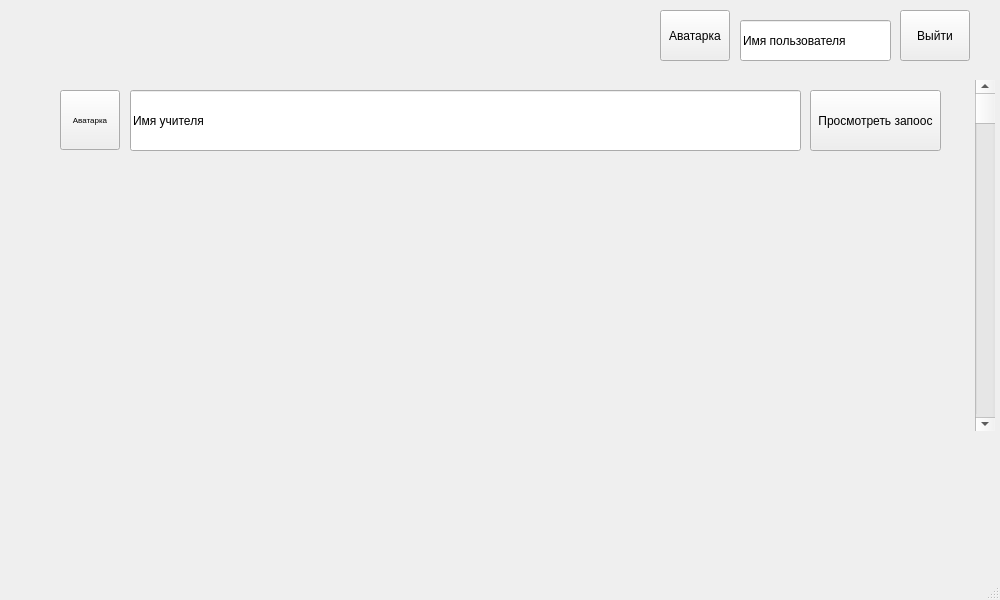
<?xml version="1.0" encoding="UTF-8"?>
<ui version="4.0">
 <class>MainWindow</class>
 <widget class="QMainWindow" name="MainWindow">
  <property name="geometry">
   <rect>
    <x>0</x>
    <y>0</y>
    <width>1000</width>
    <height>600</height>
   </rect>
  </property>
  <property name="windowTitle">
   <string>MainWindow</string>
  </property>
  <widget class="QWidget" name="centralwidget">
   <widget class="QPushButton" name="pushButton_4">
    <property name="geometry">
     <rect>
      <x>60</x>
      <y>90</y>
      <width>60</width>
      <height>60</height>
     </rect>
    </property>
    <property name="font">
     <font>
      <pointsize>6</pointsize>
     </font>
    </property>
    <property name="text">
     <string>Аватарка</string>
    </property>
   </widget>
   <widget class="QScrollBar" name="verticalScrollBar">
    <property name="geometry">
     <rect>
      <x>975</x>
      <y>80</y>
      <width>20</width>
      <height>351</height>
     </rect>
    </property>
    <property name="orientation">
     <enum>Qt::Vertical</enum>
    </property>
   </widget>
   <widget class="QPushButton" name="pushButton_3">
    <property name="geometry">
     <rect>
      <x>810</x>
      <y>90</y>
      <width>131</width>
      <height>61</height>
     </rect>
    </property>
    <property name="text">
     <string>Просмотреть запоос</string>
    </property>
   </widget>
   <widget class="QPushButton" name="pushButton_5">
    <property name="geometry">
     <rect>
      <x>900</x>
      <y>10</y>
      <width>70</width>
      <height>51</height>
     </rect>
    </property>
    <property name="text">
     <string>Выйти</string>
    </property>
    <property name="autoRepeat">
     <bool>false</bool>
    </property>
   </widget>
   <widget class="QLineEdit" name="lineEdit_2">
    <property name="geometry">
     <rect>
      <x>740</x>
      <y>20</y>
      <width>151</width>
      <height>41</height>
     </rect>
    </property>
    <property name="text">
     <string>Имя пользователя</string>
    </property>
   </widget>
   <widget class="QPushButton" name="pushButton_6">
    <property name="geometry">
     <rect>
      <x>660</x>
      <y>10</y>
      <width>70</width>
      <height>51</height>
     </rect>
    </property>
    <property name="text">
     <string>Аватарка</string>
    </property>
    <property name="autoRepeat">
     <bool>false</bool>
    </property>
   </widget>
   <widget class="QLineEdit" name="lineEdit">
    <property name="geometry">
     <rect>
      <x>130</x>
      <y>90</y>
      <width>671</width>
      <height>61</height>
     </rect>
    </property>
    <property name="text">
     <string>Имя учителя</string>
    </property>
   </widget>
  </widget>
  <widget class="QMenuBar" name="menubar">
   <property name="geometry">
    <rect>
     <x>0</x>
     <y>0</y>
     <width>1000</width>
     <height>26</height>
    </rect>
   </property>
  </widget>
  <widget class="QStatusBar" name="statusbar"/>
 </widget>
 <resources/>
 <connections/>
</ui>
